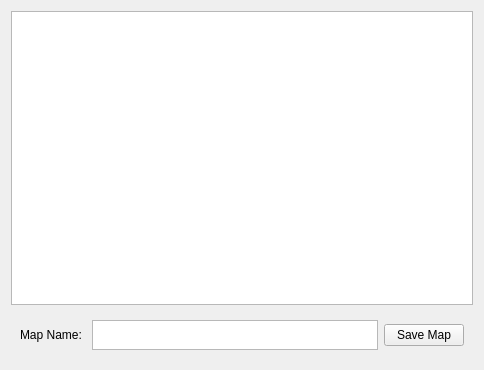
<?xml version="1.0" encoding="UTF-8"?>
<ui version="4.0">
 <class>SlamWidget</class>
 <widget class="QWidget" name="SlamWidget">
  <property name="geometry">
   <rect>
    <x>0</x>
    <y>0</y>
    <width>484</width>
    <height>370</height>
   </rect>
  </property>
  <property name="windowTitle">
   <string>SlamWidget</string>
  </property>
  <layout class="QVBoxLayout" name="verticalLayout_2">
   <item>
    <widget class="QMapView" name="map_view">
     <property name="sizePolicy">
      <sizepolicy hsizetype="Preferred" vsizetype="Preferred">
       <horstretch>0</horstretch>
       <verstretch>0</verstretch>
      </sizepolicy>
     </property>
    </widget>
   </item>
   <item>
    <layout class="QGridLayout" name="gridLayout">
     <property name="leftMargin">
      <number>9</number>
     </property>
     <property name="topMargin">
      <number>9</number>
     </property>
     <property name="rightMargin">
      <number>9</number>
     </property>
     <property name="bottomMargin">
      <number>9</number>
     </property>
     <item row="0" column="1">
      <widget class="QTextEdit" name="map_path_txt">
       <property name="sizePolicy">
        <sizepolicy hsizetype="Expanding" vsizetype="Preferred">
         <horstretch>0</horstretch>
         <verstretch>0</verstretch>
        </sizepolicy>
       </property>
       <property name="maximumSize">
        <size>
         <width>16777215</width>
         <height>30</height>
        </size>
       </property>
       <property name="tabChangesFocus">
        <bool>true</bool>
       </property>
       <property name="readOnly">
        <bool>false</bool>
       </property>
      </widget>
     </item>
     <item row="0" column="2">
      <widget class="QPushButton" name="save_map_btn">
       <property name="text">
        <string>Save Map</string>
       </property>
      </widget>
     </item>
     <item row="0" column="0">
      <widget class="QLabel" name="label">
       <property name="text">
        <string>Map Name: </string>
       </property>
      </widget>
     </item>
    </layout>
   </item>
  </layout>
 </widget>
 <customwidgets>
  <customwidget>
   <class>QMapView</class>
   <extends>QGraphicsView</extends>
   <header>rocon_qt_library.views</header>
  </customwidget>
 </customwidgets>
 <resources/>
 <connections/>
</ui>
